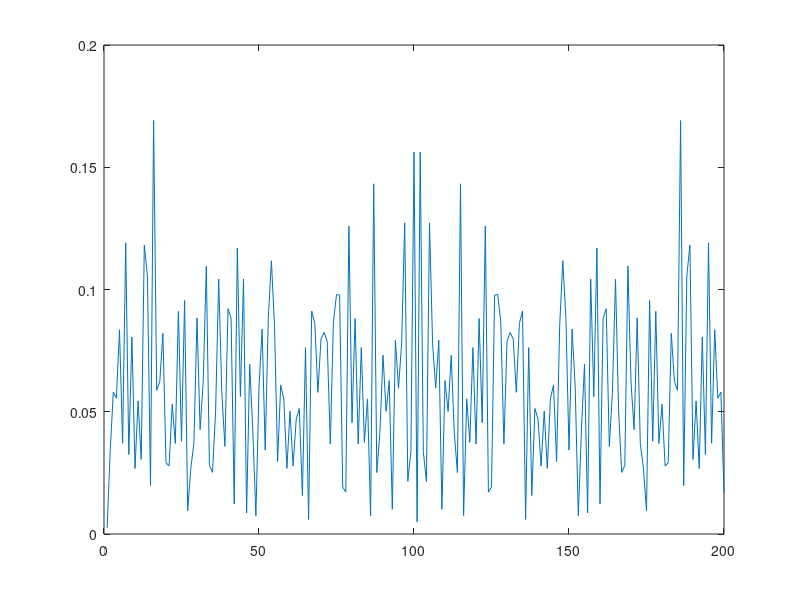

Reproduce this figure in MATLAB.
clc,clear all,close all

% B = 2;                                                % bandwidth(MHz)
% N = 200;                                               % Number of subcarriers (IFFT points), N < (B/fBLF*mu), mu = 1/2 when meeting 1/0 bit, respectively.
% win = [0.5, ones(1,N-2),0.5];                          % Window
% TS_f = sign(rand(1,N)*2-1);                            % Training sequence (for channel measurement) in the frequency domain, BPSK
% TS_f([1,N/2+1,end]) = 0;                               % Dorp DC, set GI
% TS_t = round(ifft(ifftshift(TS_f)), 4).*win;     % Training sequence in the time domain
% figure,plot(abs(TS_t));

TS = load("OFDM_4.mat");
TS_t = TS.TS_t;
figure,plot(abs(TS_t));
ofdm_cw = [];
for i = 1:length(TS_t)
    ofdm_cw = [ofdm_cw, 'gr_complex(', num2str(real(TS_t(i))), ', ', num2str(imag(TS_t(i))), '), '];
end
ofdm_cw(end-1:end) = [];                               % Paste ofdm_cw to #global_vars.h#
